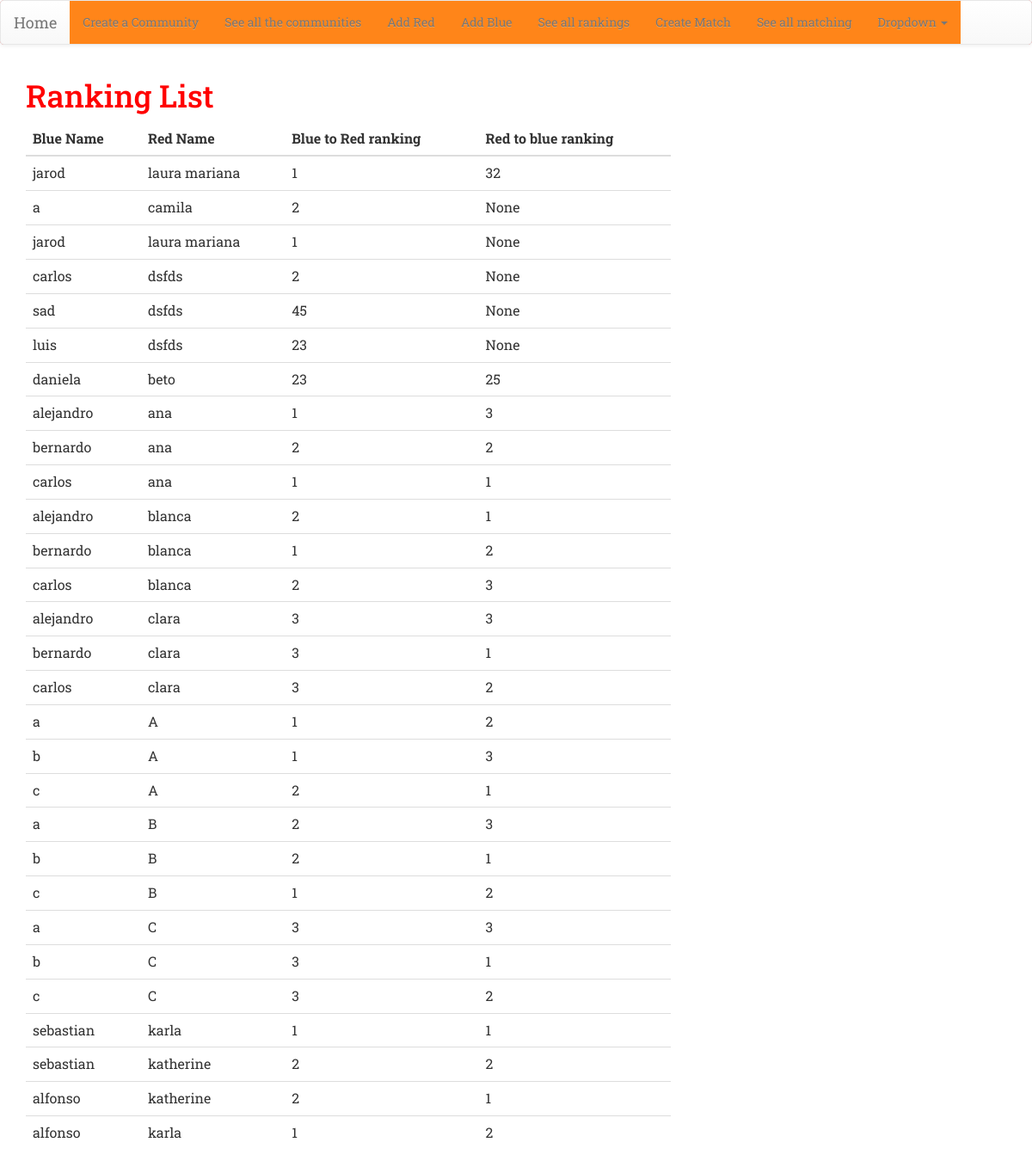
Before: /ranking_list/ with the older database file.
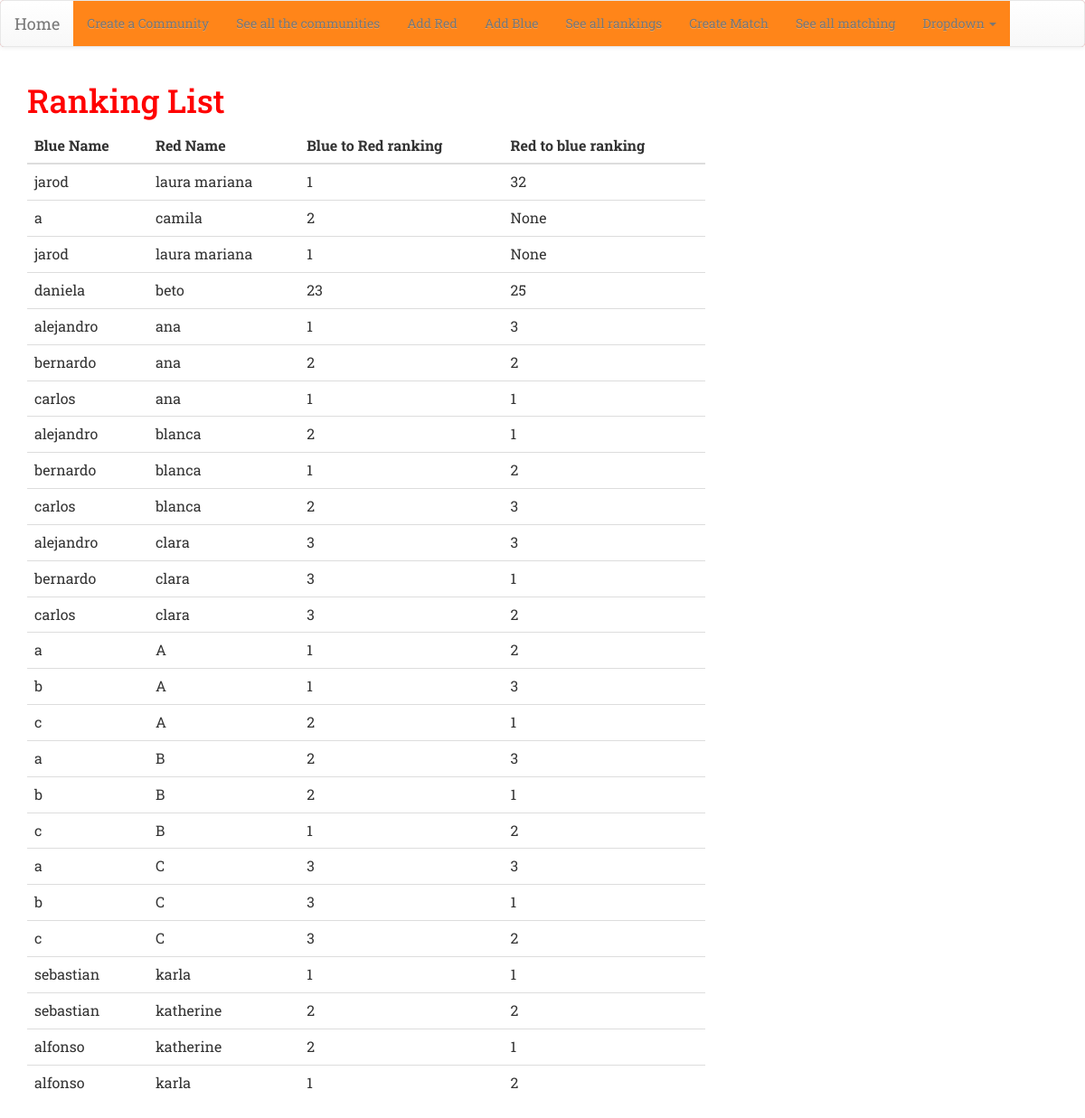
After: the same page with the newer database file.
### match/models.py (models this page shows)
class Ranking(models.Model):
    red_to_blue_score = models.PositiveIntegerField(null=True)
    blue_to_red_score = models.PositiveIntegerField(null=True)
    red = models.ForeignKey('Red', on_delete=models.CASCADE)
    blue = models.ForeignKey('Blue', on_delete=models.CASCADE )

class Blue(models.Model):
    name = models.CharField(max_length=50)
    community = models.ForeignKey('Community', on_delete=models.CASCADE)
    pairing = models.ForeignKey('Pairing', on_delete=models.CASCADE, null=True)
    class Meta:
        unique_together = (("community", "name"),)
    def __str__(self):
        return self.name

class Red(models.Model):
    name =  models.CharField(max_length=50)
    community = models.ForeignKey('Community', on_delete=models.CASCADE)
    pairing = models.ForeignKey('Pairing', on_delete=models.CASCADE, null=True)
    class Meta:
        unique_together = (("community", "name"),)
    def __str__(self):
        return self.name

### match/views.py (the view)
# urls.py: path('ranking_list/', views.ranking_list, name='ranking_list'),
def ranking_list(request):
    rankings = Ranking.objects.all()
    return render(request, 'match/ranking_list.html', {'rankings': rankings})

### match/templates/match/ranking_list.html
{% extends 'match/base.html' %}
{% block content %}
<h1>Ranking List</h1>
<table class="table">
  <thead>
    <tr>
      <th scope="col">Blue Name</th>
      <th scope="col">Red Name</th>
      <th scope="col">Blue to Red ranking</th>
      <th scope="col">Red to blue ranking</th>
    </tr>
  </thead>
  <tbody>
    {% for ranking in rankings %}
    <tr>
      <td>{{ ranking.blue }}</td>
      <td>{{ ranking.red }}</td>
      <td>{{ ranking.blue_to_red_score }}</td>
      <td>{{ ranking.red_to_blue_score }}</td>
    </tr>
    {% endfor %}
  </tbody>
</table>
{% endblock %}

Changed rows visible on the page:
removed Ranking: blue "carlos", red "dsfds", blue_to_red_score "2", red_to_blue_score "None"
removed Ranking: blue "sad", red "dsfds", blue_to_red_score "45", red_to_blue_score "None"
removed Ranking: blue "luis", red "dsfds", blue_to_red_score "23", red_to_blue_score "None"
